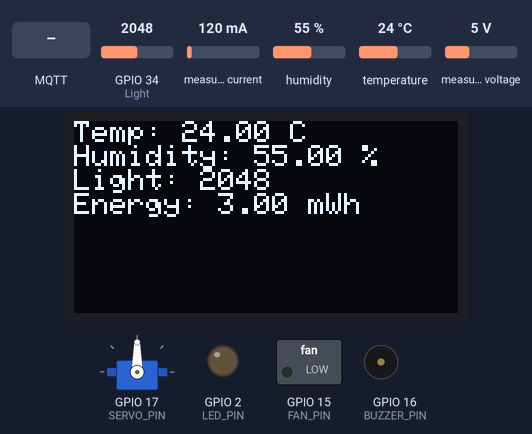
The sketch below on a simulated ESP32. On the bench: 128×64 one-colour display, servo, switched loads named in the sketch (green lamp = pin HIGH), output pins drawn as LEDs (lit = HIGH), buzzer (waves = sounding, pin HIGH). The inputs (shaded band) are chosen by the test bench; at power-on: measured current 120 mA, humidity 55 %, GPIO 34 (Light) = 2048, temperature 24 °C, measured voltage 5 V. WiFi joins after 1.5 s; servers stay silent unless stated; uploads are accepted with an empty reply; no MQTT or app messages arrive unless stated; what the sketch prints to the serial monitor is not drawn.

Above: at 3.7 s.
3.8 s: MQTT message "on" arrives on the first subscribed topic
At 9.0 s:
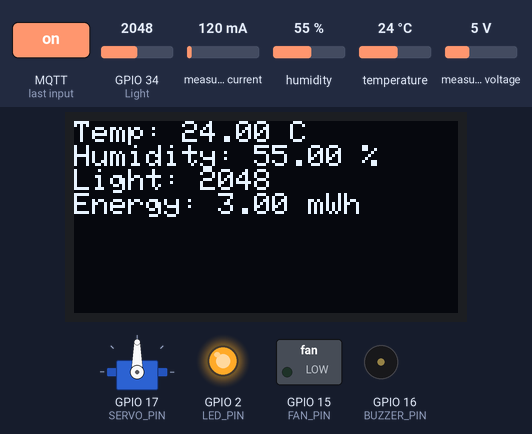
9.3 s: MQTT message "2" arrives on the second subscribed topic
At 13.9 s:
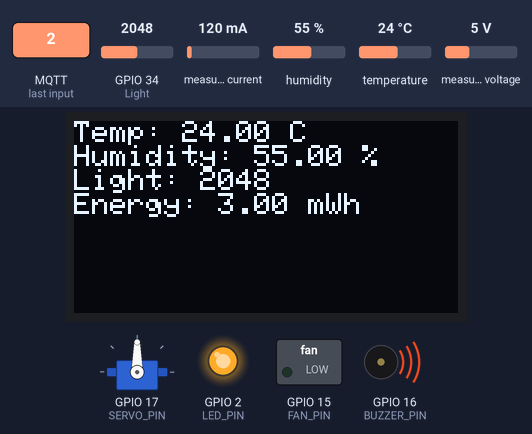
19.8 s: MQTT message "off" arrives on the first subscribed topic
At 23.9 s:
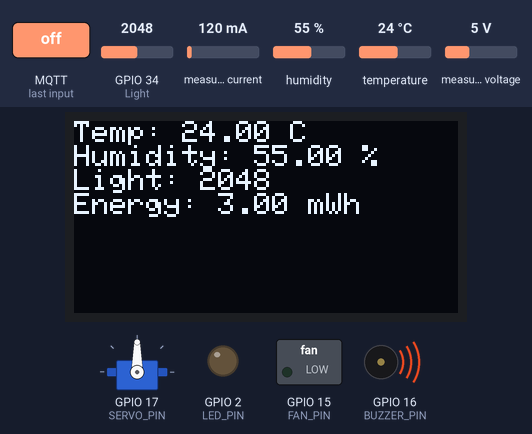
30.3 s: MQTT message "off" arrives on the third subscribed topic
At 35.2 s:
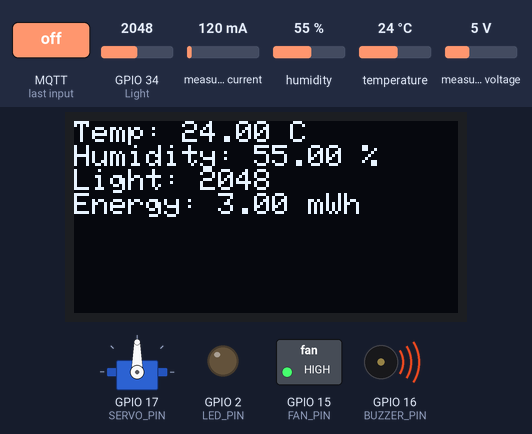
40.8 s: measured current set to 40 mA
At 50.5 s:
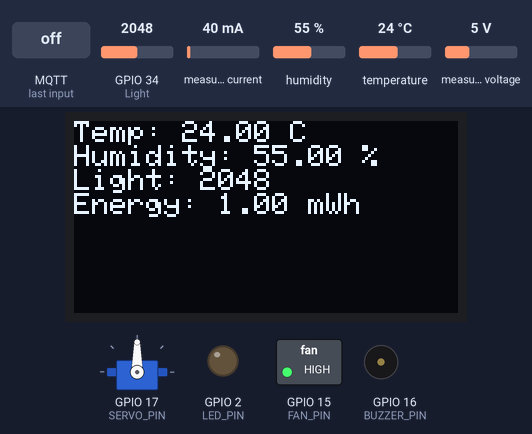
51.3 s: humidity set to 22 %
At 56.0 s:
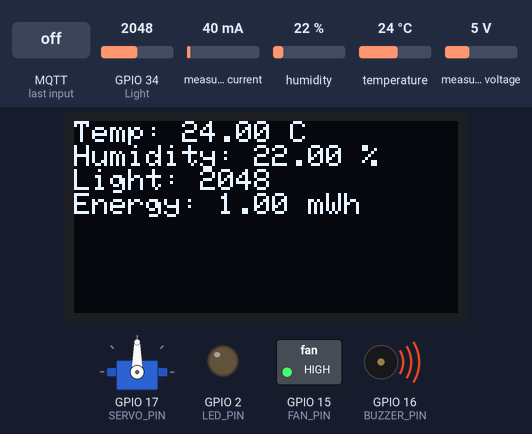
Timing chart, 0 to 61.8 s (numbered marks = the images above; inputs shaded):
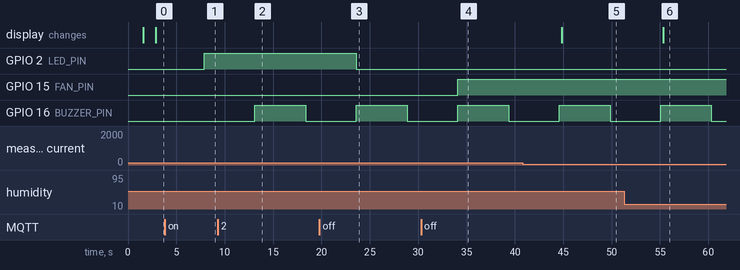

Measured:
- after the input at 3.8 s, GPIO 2 (LED_PIN): LOW → HIGH after 4.1 s
- after the input at 9.3 s, GPIO 16 (BUZZER_PIN): LOW → HIGH after 3.8 s, → LOW 5.2 s later
- after the input at 19.8 s, GPIO 2 (LED_PIN): HIGH → LOW after 3.8 s
- after the input at 30.3 s, GPIO 15 (FAN_PIN): LOW → HIGH after 3.8 s
- after the input at 40.8 s, the display: changes after 4.0 s (image 5)
- after the input at 51.3 s, the display: changes after 4.0 s (image 6)

The sketch:

test.ino
```cpp
#include <Wire.h>
#include <Adafruit_INA219.h>
#include <WiFi.h>
#include <HTTPClient.h>
#include <DHT.h>
#include <ArduinoJson.h>
#include <PubSubClient.h>
#include <Adafruit_GFX.h>
#include <Adafruit_SSD1306.h>
#include <ESP32Servo.h>

#define DHTPIN 5
#define DHTTYPE DHT22
#define LED_PIN 2
#define Light 34
#define BUZZER_PIN 16
#define SCREEN_WIDTH 128
#define SCREEN_HEIGHT 64
#define OLED_RESET -1
#define FAN_PIN 15
#define SERVO_PIN 17

Adafruit_SSD1306 display(SCREEN_WIDTH, SCREEN_HEIGHT, &Wire, OLED_RESET);

const char* ssid = "ST-Home T6";
const char* password = "hd18051906";
const char* serverName = "http://192.168.106.11:8500/sensor";
const char* mqtt_server = "mqttvcloud.innoway.vn";
const char* mqtt_led = "remote_led";
const char* mqtt_camera = "recognition";
const char* mqtt_fan = "remote_fan";
const char* mqtt_servo = "remote_servo";


const char* mqtt_user = "abc";
const char* mqtt_pass = "jp4jfwJHNXaql5gJ9xZzF8PNJm7oZ2ND";

WiFiClient espClient;
PubSubClient client(espClient);

DHT dht(DHTPIN, DHTTYPE);

Adafruit_INA219 ina219;
Servo myServo;

bool buzzerActive = false;
unsigned long previousMillis = 0;
const long buzzerOnTime = 3000;
const long buzzerOffTime = 2000;

// Kết nối WiFi
void setup_wifi() {
  delay(10);
  Serial.println();
  Serial.print("Connecting to WiFi...");
  WiFi.begin(ssid, password);

  while (WiFi.status() != WL_CONNECTED) {
    delay(500);
    Serial.print(".");
  }

  Serial.println("");
  Serial.println("WiFi connected");
  Serial.println("IP address: ");
  Serial.println(WiFi.localIP());
}

// Xử lý khi nhận tin nhắn từ MQTT
void callback(char* topic, byte* message, unsigned int length) {
  Serial.print("Message arrived on topic: ");
  Serial.println(topic);
  String msg;

  for (int i = 0; i < length; i++) {
    msg += (char)message[i];
  }
  Serial.println("Message: " + msg);

  if (String(topic) == mqtt_led) {
    if (msg == "on") {
      digitalWrite(LED_PIN, HIGH);
      Serial.println("LED is ON");
    } else if (msg == "off") {
      digitalWrite(LED_PIN, LOW);
      Serial.println("LED is OFF");
    } else {
      Serial.println("Unknown command. No action taken.");
    }
  }

  if (String(topic) == mqtt_camera) {
    if (msg == "2") {
      buzzerActive = true;
      Serial.println("Buzzer is ON and will beep every 3s");
    } else if (msg == "3") {
      buzzerActive = false;
      digitalWrite(BUZZER_PIN, LOW);
      Serial.println("Buzzer is OFF");
    } else {
      Serial.println("Unknown command for recognition topic. No action taken.");
    }
  }

  if (String(topic) == mqtt_fan) {
    if (msg == "on") {
      digitalWrite(FAN_PIN, LOW);
      Serial.println("Fan is ON");
    } else if (msg == "off") {
      digitalWrite(FAN_PIN, HIGH);
      Serial.println("Fan is OFF");
    } else {
      Serial.println("Unknown command for relay_fan topic. No action taken.");
    }
  }

  if (String(topic) == mqtt_servo) {
    if (msg == "on") {
      myServo.write(90);
      Serial.println("Servo is ON");
    } else if (msg == "off") {
      myServo.write(0);
      Serial.println("Servo is OFF");
    } else {
      Serial.println("Unknown command for relay_servo topic. No action taken.");
    }
  }
}

void reconnect() {
  while (!client.connected()) {
    Serial.print("Attempting MQTT connection...");
    if (client.connect("ESP32Client", mqtt_user, mqtt_pass)) {
      Serial.println("connected to MQTT broker");
      client.subscribe(mqtt_led);
      client.subscribe(mqtt_camera);
      client.subscribe(mqtt_fan);
      client.subscribe(mqtt_servo);
      Serial.print("Subscribed to topics: ");
      Serial.println(mqtt_led);
      Serial.println(mqtt_camera);
      Serial.println(mqtt_fan);
      Serial.println(mqtt_servo);
    } else {
      Serial.print("failed to connect, rc=");
      Serial.print(client.state());
      Serial.println(" - Trying again in 5 seconds...");
      delay(5000);
    }
  }
}

void setup() {
  Serial.begin(115200);
  pinMode(LED_PIN, OUTPUT);
  pinMode(BUZZER_PIN, OUTPUT);
  digitalWrite(BUZZER_PIN, LOW);
  pinMode(FAN_PIN, OUTPUT);
  pinMode(SERVO_PIN, OUTPUT);
  dht.begin();
  setup_wifi();

  Wire.begin(21, 22);
  if (!ina219.begin()) {
    Serial.println("Không thể tìm thấy cảm biến INA219");
    while (1);
  }

  client.setServer(mqtt_server, 1883);
  client.setCallback(callback);

  if (!display.begin(SSD1306_SWITCHCAPVCC, 0x3C)) {
  Serial.println(F("SSD1306 allocation failed"));
  while (true);
  }
  display.clearDisplay();
  display.setTextSize(1);
  display.setTextColor(SSD1306_WHITE);
  display.setCursor(0, 0);
  display.println(F("OLED Initialized"));
  display.display();
  delay(1000);
  display.clearDisplay();

  myServo.attach(SERVO_PIN);
}

void loop() {
  float temperature = dht.readTemperature();
  float humidity = dht.readHumidity();
  int lightValue = analogRead(Light);
  float voltage = ina219.getBusVoltage_V();
  float current = ina219.getCurrent_mA();
  float power = ina219.getPower_mW();
  float totalEnergy = power * 0.005; // Giả sử đơn vị là mWh, tính trên chu kỳ 5 giây (0.005 giờ)
  if (!client.connected()) {
    reconnect();
  }
  client.loop();

  unsigned long currentMillis = millis();

  if (buzzerActive) {
    if (digitalRead(BUZZER_PIN) == LOW && currentMillis - previousMillis >= buzzerOffTime) {
      digitalWrite(BUZZER_PIN, HIGH);
      previousMillis = currentMillis;
    }
    else if (digitalRead(BUZZER_PIN) == HIGH && currentMillis - previousMillis >= buzzerOnTime) {
      digitalWrite(BUZZER_PIN, LOW);
      previousMillis = currentMillis;
    }
  }

  if (WiFi.status() == WL_CONNECTED) {
    HTTPClient http;

    if (isnan(temperature) || isnan(humidity)) {
      Serial.println("Failed to read from DHT sensor!");
      delay(5000);
      return;
    }

    StaticJsonDocument<256> doc;
    doc["temperature"] = temperature;
    doc["humidity"] = humidity;
    doc["light"] = lightValue;
    doc["voltage"] = voltage;
    doc["current"] = current;
    doc["power"] = power;
    doc["totalEnergy"] = totalEnergy;

    String jsonPayload;
    serializeJson(doc, jsonPayload);

    Serial.println("Sending HTTP POST request:");
    Serial.println(jsonPayload);

    http.begin("http://192.168.106.11:8500/sensor");
    http.addHeader("Content-Type", "application/json");

    // Gửi dữ liệu JSON tới server dưới dạng POST
    int httpResponseCode = http.POST(jsonPayload);

    // Kiểm tra phản hồi từ server
    if (httpResponseCode > 0) {
      String response = http.getString();
      Serial.print("HTTP Response code: ");
      Serial.println(httpResponseCode);
      Serial.println("Response: " + response);
    } else {
      Serial.println("Error: " + http.errorToString(httpResponseCode));
    }

    http.end();
  } else {
    Serial.println("WiFi not connected");
  }

  display.clearDisplay();
  display.setCursor(0, 0);
  display.println("Temp: " + String(temperature) + " C");
  display.println("Humidity: " + String(humidity) + " %");
  display.println("Light: " + String(lightValue));
  display.println("Energy: " + String(totalEnergy) + " mWh");
  display.display();

 delay(5000);
}
```
